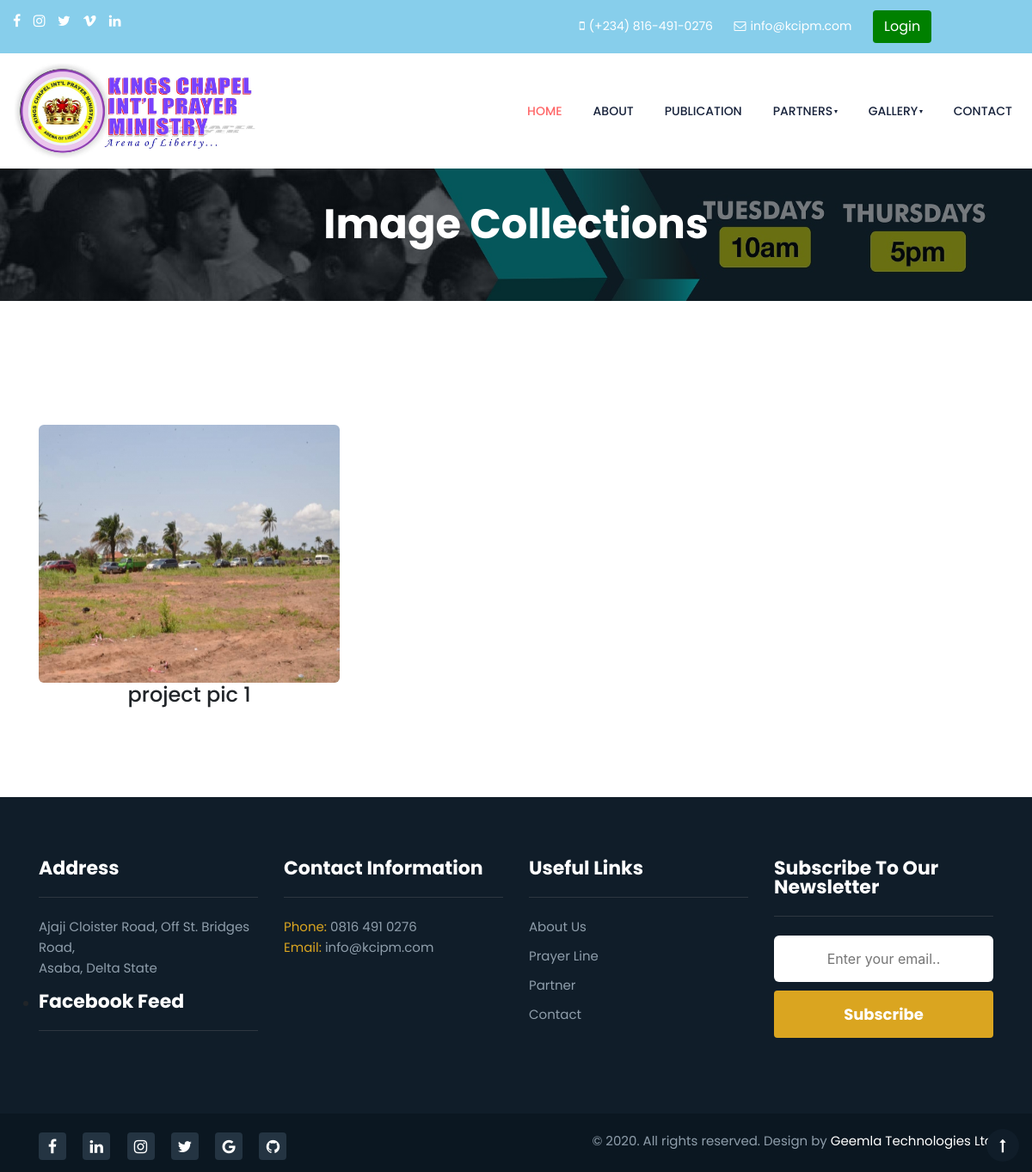
Screenshot of /picture.php with the database file from the repository.
### tables this page shows
CREATE TABLE `gallery` (
  `gid` int(11) NOT NULL,
  `url` varchar(60) NOT NULL,
  `comment` varchar(250) NOT NULL,
  `date` datetime NOT NULL,
  `status` varchar(8) NOT NULL
);

### picture.php (the view, shortened to what this page needs)
<?php
include 'includes/connection.php';
?>
<html lang="zxx">
    <head>
        <link rel="stylesheet" href="css/style-starter.css">
    </head>
    <body>
        <?php
        include 'includes/header.php';
        ?>
        <section class="w3l-inner-page-main">
            <div class="breadcrumb-infhny">
                <div class="container">
                    <nav aria-label="breadcrumb">
                        <h2 class="hny-title text-center">Image Collections</h2>
                        <ol class="breadcrumb mb-0">
                        </ol>
                    </nav>
                </div>
            </div>
        </section>
         <section class="w3l-team-main">
            <div class="team py-5">
                <div class="container py-lg-5">
                    <div class="row team-row mt-5">
                        <?php
                        $image_content = mysqli_query($conn, "select * from gallery") or die(mysqli_error($conn));
                        while ($row = mysqli_fetch_array($image_content)) {
                            $image = $row["url"];
                            $pic_comment = $row["comment"];
                            ?>
                            <div class="col-lg-4 col-md-6 team-wrap">
                                <div class="team-member text-center">
                                    <div class="team-img">
                                        <img src="admin/media/gallery/<?php echo $image; ?>" style=" width: 350px; height: 300px;"/>
                                         <h4><?php echo $pic_comment ?></h4>
                                    </div>
                                </div>
                            </div>
                            <?php
                        }
                        ?>
                    </div>
                </div>
        </section>
        <?php
        include 'includes/footer.php';
        ?>
</body>
</html>

### rows the page displays
gallery: url (picture), comment "project pic 1"
